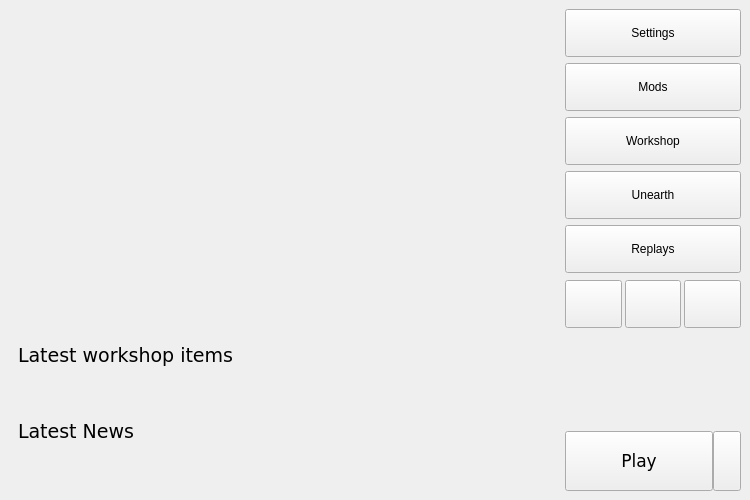
<?xml version="1.0" encoding="UTF-8"?>
<ui version="4.0">
 <class>LauncherMainWindow</class>
 <widget class="QMainWindow" name="LauncherMainWindow">
  <property name="windowModality">
   <enum>Qt::WindowModality::ApplicationModal</enum>
  </property>
  <property name="geometry">
   <rect>
    <x>0</x>
    <y>0</y>
    <width>750</width>
    <height>500</height>
   </rect>
  </property>
  <property name="maximumSize">
   <size>
    <width>750</width>
    <height>500</height>
   </size>
  </property>
  <property name="acceptDrops">
   <bool>false</bool>
  </property>
  <property name="windowTitle">
   <string>KeeperFX Launcher</string>
  </property>
  <property name="windowIcon">
   <iconset resource="../resources.qrc">
    <normaloff>:/res/img/horny-face.png</normaloff>:/res/img/horny-face.png</iconset>
  </property>
  <property name="windowOpacity">
   <double>1.000000000000000</double>
  </property>
  <property name="autoFillBackground">
   <bool>false</bool>
  </property>
  <widget class="QWidget" name="centralwidget">
   <layout class="QHBoxLayout" name="horizontalLayout">
    <item>
     <widget class="QScrollArea" name="scrollArea">
      <property name="font">
       <font/>
      </property>
      <property name="styleSheet">
       <string notr="true">QScrollArea {
	background-color: #2D2D2D;
}

QScrollArea &gt; QWidget &gt; QWidget {
    background-color: #2d2d2d;
}

/* Main scrollbar track */
QScrollBar:vertical {
    border: none;
    background-color: #2d2d2d;
    width: 12px; 
    margin: 0px;
}

/* The draggable thumb (slider) */
QScrollBar::handle:vertical {
    background-color: #383838;
    min-height: 30px;
    border-radius: 6px;
    margin: 2px;
}

/* Hover state for the draggable thumb */
QScrollBar::handle:vertical:hover {
    background-color: #404040;
}

/* Pressed state for the draggable thumb */
QScrollBar::handle:vertical:pressed {
    background-color: #454545;
}

/* Hide the top and bottom arrow buttons (modern flat look) */
QScrollBar::add-line:vertical,
QScrollBar::sub-line:vertical {
    border: none;
    background: none;
    height: 0px; 
}

/* The track area above and below the handle */
QScrollBar::add-page:vertical,
QScrollBar::sub-page:vertical {
    background: none;
}</string>
      </property>
      <property name="frameShape">
       <enum>QFrame::Shape::NoFrame</enum>
      </property>
      <property name="horizontalScrollBarPolicy">
       <enum>Qt::ScrollBarPolicy::ScrollBarAlwaysOff</enum>
      </property>
      <property name="widgetResizable">
       <bool>true</bool>
      </property>
      <widget class="QWidget" name="scrollAreaWidgetContents">
       <property name="geometry">
        <rect>
         <x>0</x>
         <y>0</y>
         <width>546</width>
         <height>482</height>
        </rect>
       </property>
       <layout class="QVBoxLayout" name="verticalLayout_2">
        <item>
         <widget class="QLabel" name="spinnerLabel">
          <property name="text">
           <string notr="true">&lt;SPINNER_PLACEHOLDER&gt;</string>
          </property>
          <property name="alignment">
           <set>Qt::AlignmentFlag::AlignCenter</set>
          </property>
         </widget>
        </item>
        <item>
         <widget class="QWidget" name="LogoWidget" native="true">
          <layout class="QGridLayout" name="gridLayout_2">
           <item row="0" column="0">
            <widget class="QLabel" name="label_7">
             <property name="sizePolicy">
              <sizepolicy hsizetype="Expanding" vsizetype="Expanding">
               <horstretch>0</horstretch>
               <verstretch>0</verstretch>
              </sizepolicy>
             </property>
             <property name="maximumSize">
              <size>
               <width>200</width>
               <height>200</height>
              </size>
             </property>
             <property name="text">
              <string/>
             </property>
             <property name="pixmap">
              <pixmap resource="../resources.qrc">:/res/img/horny-face.png</pixmap>
             </property>
             <property name="scaledContents">
              <bool>true</bool>
             </property>
             <property name="alignment">
              <set>Qt::AlignmentFlag::AlignCenter</set>
             </property>
             <property name="margin">
              <number>0</number>
             </property>
            </widget>
           </item>
          </layout>
         </widget>
        </item>
        <item>
         <widget class="QLabel" name="latestWorkshopItemsLabel">
          <property name="maximumSize">
           <size>
            <width>16777215</width>
            <height>40</height>
           </size>
          </property>
          <property name="font">
           <font>
            <family>Verdana</family>
            <pointsize>14</pointsize>
           </font>
          </property>
          <property name="text">
           <string comment="Header">Latest workshop items</string>
          </property>
          <property name="margin">
           <number>5</number>
          </property>
         </widget>
        </item>
        <item>
         <widget class="QWidget" name="KfxWorkshopItemList" native="true">
          <property name="font">
           <font/>
          </property>
          <layout class="QGridLayout" name="gridLayout">
           <property name="leftMargin">
            <number>1</number>
           </property>
           <property name="topMargin">
            <number>1</number>
           </property>
           <property name="rightMargin">
            <number>1</number>
           </property>
           <property name="bottomMargin">
            <number>9</number>
           </property>
           <property name="spacing">
            <number>3</number>
           </property>
           <item row="0" column="1">
            <widget class="QLabel" name="label_4">
             <property name="font">
              <font/>
             </property>
             <property name="text">
              <string notr="true">&lt;ITEM_PLACEHOLDER&gt;</string>
             </property>
            </widget>
           </item>
           <item row="0" column="0">
            <widget class="QLabel" name="label">
             <property name="font">
              <font/>
             </property>
             <property name="text">
              <string notr="true">&lt;ITEM_PLACEHOLDER&gt;</string>
             </property>
            </widget>
           </item>
           <item row="1" column="0">
            <widget class="QLabel" name="label_5">
             <property name="font">
              <font/>
             </property>
             <property name="text">
              <string notr="true">&lt;ITEM_PLACEHOLDER&gt;</string>
             </property>
            </widget>
           </item>
           <item row="1" column="1">
            <widget class="QLabel" name="label_6">
             <property name="font">
              <font/>
             </property>
             <property name="text">
              <string notr="true">&lt;ITEM_PLACEHOLDER&gt;</string>
             </property>
            </widget>
           </item>
          </layout>
         </widget>
        </item>
        <item>
         <widget class="QLabel" name="latestNewsLabel">
          <property name="maximumSize">
           <size>
            <width>16777215</width>
            <height>40</height>
           </size>
          </property>
          <property name="font">
           <font>
            <family>Verdana</family>
            <pointsize>14</pointsize>
           </font>
          </property>
          <property name="text">
           <string comment="Header">Latest News</string>
          </property>
          <property name="margin">
           <number>5</number>
          </property>
         </widget>
        </item>
        <item>
         <widget class="QWidget" name="KfxNewsList" native="true">
          <property name="font">
           <font/>
          </property>
          <layout class="QVBoxLayout" name="verticalLayout_3">
           <property name="spacing">
            <number>3</number>
           </property>
           <property name="leftMargin">
            <number>1</number>
           </property>
           <property name="topMargin">
            <number>1</number>
           </property>
           <property name="rightMargin">
            <number>1</number>
           </property>
           <property name="bottomMargin">
            <number>1</number>
           </property>
           <item>
            <widget class="QLabel" name="label_2">
             <property name="font">
              <font/>
             </property>
             <property name="text">
              <string notr="true">&lt;NEWS_PLACEHOLDER&gt;</string>
             </property>
            </widget>
           </item>
           <item>
            <widget class="QLabel" name="label_3">
             <property name="font">
              <font/>
             </property>
             <property name="text">
              <string notr="true">&lt;NEWS_PLACEHOLDER&gt;</string>
             </property>
            </widget>
           </item>
          </layout>
         </widget>
        </item>
       </layout>
      </widget>
     </widget>
    </item>
    <item>
     <widget class="QFrame" name="frame">
      <property name="minimumSize">
       <size>
        <width>180</width>
        <height>0</height>
       </size>
      </property>
      <property name="maximumSize">
       <size>
        <width>200</width>
        <height>16777215</height>
       </size>
      </property>
      <property name="font">
       <font/>
      </property>
      <layout class="QVBoxLayout" name="verticalLayout">
       <property name="leftMargin">
        <number>4</number>
       </property>
       <property name="topMargin">
        <number>0</number>
       </property>
       <property name="rightMargin">
        <number>0</number>
       </property>
       <property name="bottomMargin">
        <number>0</number>
       </property>
       <item>
        <widget class="QPushButton" name="settingsButton">
         <property name="minimumSize">
          <size>
           <width>0</width>
           <height>48</height>
          </size>
         </property>
         <property name="font">
          <font/>
         </property>
         <property name="text">
          <string comment="Button">Settings</string>
         </property>
        </widget>
       </item>
       <item>
        <widget class="QPushButton" name="modsButton">
         <property name="minimumSize">
          <size>
           <width>0</width>
           <height>48</height>
          </size>
         </property>
         <property name="text">
          <string comment="Button">Mods</string>
         </property>
        </widget>
       </item>
       <item>
        <widget class="QPushButton" name="workshopButton">
         <property name="minimumSize">
          <size>
           <width>0</width>
           <height>48</height>
          </size>
         </property>
         <property name="font">
          <font/>
         </property>
         <property name="text">
          <string comment="Button">Workshop</string>
         </property>
        </widget>
       </item>
       <item>
        <widget class="QPushButton" name="unearthButton">
         <property name="minimumSize">
          <size>
           <width>0</width>
           <height>48</height>
          </size>
         </property>
         <property name="font">
          <font/>
         </property>
         <property name="text">
          <string notr="true" comment="Button">Unearth</string>
         </property>
        </widget>
       </item>
       <item>
        <widget class="QPushButton" name="replaysButton">
         <property name="minimumSize">
          <size>
           <width>0</width>
           <height>48</height>
          </size>
         </property>
         <property name="text">
          <string comment="Button">Replays</string>
         </property>
        </widget>
       </item>
       <item>
        <widget class="QFrame" name="frame_2">
         <property name="minimumSize">
          <size>
           <width>0</width>
           <height>50</height>
          </size>
         </property>
         <layout class="QHBoxLayout" name="horizontalLayout_3">
          <property name="spacing">
           <number>3</number>
          </property>
          <property name="leftMargin">
           <number>0</number>
          </property>
          <property name="topMargin">
           <number>0</number>
          </property>
          <property name="rightMargin">
           <number>0</number>
          </property>
          <property name="bottomMargin">
           <number>0</number>
          </property>
          <item>
           <widget class="QPushButton" name="checkForUpdatesButton">
            <property name="minimumSize">
             <size>
              <width>0</width>
              <height>48</height>
             </size>
            </property>
            <property name="toolTip">
             <string comment="Button tooltip text">Check for updates</string>
            </property>
            <property name="icon">
             <iconset resource="../resources.qrc">
              <normaloff>:/res/img/update-icon.png</normaloff>:/res/img/update-icon.png</iconset>
            </property>
            <property name="iconSize">
             <size>
              <width>24</width>
              <height>24</height>
             </size>
            </property>
           </widget>
          </item>
          <item>
           <widget class="QPushButton" name="logFileButton">
            <property name="minimumSize">
             <size>
              <width>0</width>
              <height>48</height>
             </size>
            </property>
            <property name="font">
             <font/>
            </property>
            <property name="toolTip">
             <string comment="Button tooltip text">Open log file</string>
            </property>
            <property name="icon">
             <iconset resource="../resources.qrc">
              <normaloff>:/res/img/logfile-icon.png</normaloff>:/res/img/logfile-icon.png</iconset>
            </property>
            <property name="iconSize">
             <size>
              <width>24</width>
              <height>24</height>
             </size>
            </property>
           </widget>
          </item>
          <item>
           <widget class="QPushButton" name="openFolderButton">
            <property name="minimumSize">
             <size>
              <width>0</width>
              <height>48</height>
             </size>
            </property>
            <property name="toolTip">
             <string comment="Button tooltip text">Open game folder</string>
            </property>
            <property name="text">
             <string notr="true"/>
            </property>
            <property name="icon">
             <iconset resource="../resources.qrc">
              <normaloff>:/res/img/folder-icon.png</normaloff>:/res/img/folder-icon.png</iconset>
            </property>
            <property name="iconSize">
             <size>
              <width>24</width>
              <height>24</height>
             </size>
            </property>
           </widget>
          </item>
         </layout>
        </widget>
       </item>
       <item alignment="Qt::AlignmentFlag::AlignRight">
        <widget class="QFrame" name="frame_3">
         <property name="minimumSize">
          <size>
           <width>0</width>
           <height>24</height>
          </size>
         </property>
         <property name="maximumSize">
          <size>
           <width>16777215</width>
           <height>24</height>
          </size>
         </property>
         <property name="frameShape">
          <enum>QFrame::Shape::NoFrame</enum>
         </property>
         <property name="lineWidth">
          <number>0</number>
         </property>
         <layout class="QHBoxLayout" name="horizontalLayout_4">
          <property name="spacing">
           <number>4</number>
          </property>
          <property name="leftMargin">
           <number>6</number>
          </property>
          <property name="topMargin">
           <number>0</number>
          </property>
          <property name="rightMargin">
           <number>6</number>
          </property>
          <property name="bottomMargin">
           <number>0</number>
          </property>
          <item>
           <widget class="QPushButton" name="websiteButton">
            <property name="minimumSize">
             <size>
              <width>22</width>
              <height>22</height>
             </size>
            </property>
            <property name="maximumSize">
             <size>
              <width>22</width>
              <height>22</height>
             </size>
            </property>
            <property name="font">
             <font/>
            </property>
            <property name="toolTip">
             <string notr="true">KeeperFX.net</string>
            </property>
            <property name="styleSheet">
             <string notr="true">QPushButton {
	background: transparent;
	border: none;
}

QPushButton:hover {
	background: rgba(255,255,255,30);
}</string>
            </property>
            <property name="icon">
             <iconset resource="../resources.qrc">
              <normaloff>:/res/img/globe-icon.png</normaloff>:/res/img/globe-icon.png</iconset>
            </property>
            <property name="iconSize">
             <size>
              <width>16</width>
              <height>16</height>
             </size>
            </property>
           </widget>
          </item>
          <item>
           <widget class="QPushButton" name="discordButton">
            <property name="minimumSize">
             <size>
              <width>22</width>
              <height>22</height>
             </size>
            </property>
            <property name="maximumSize">
             <size>
              <width>22</width>
              <height>22</height>
             </size>
            </property>
            <property name="font">
             <font/>
            </property>
            <property name="toolTip">
             <string comment="Social button tooltip text">Discord - Keeper Klan (English)</string>
            </property>
            <property name="styleSheet">
             <string notr="true">QPushButton {
	background: transparent;
	border: none;
}

QPushButton:hover {
	background: rgba(255,255,255,30);
}</string>
            </property>
            <property name="icon">
             <iconset resource="../resources.qrc">
              <normaloff>:/res/img/discord-icon-white.png</normaloff>:/res/img/discord-icon-white.png</iconset>
            </property>
            <property name="iconSize">
             <size>
              <width>20</width>
              <height>20</height>
             </size>
            </property>
           </widget>
          </item>
         </layout>
        </widget>
       </item>
       <item>
        <widget class="QWidget" name="widget" native="true">
         <layout class="QVBoxLayout" name="verticalLayout_4">
          <property name="leftMargin">
           <number>5</number>
          </property>
          <property name="topMargin">
           <number>0</number>
          </property>
          <property name="rightMargin">
           <number>0</number>
          </property>
          <property name="bottomMargin">
           <number>0</number>
          </property>
          <item>
           <widget class="QWidget" name="widget_3" native="true">
            <property name="sizePolicy">
             <sizepolicy hsizetype="Preferred" vsizetype="Expanding">
              <horstretch>0</horstretch>
              <verstretch>0</verstretch>
             </sizepolicy>
            </property>
           </widget>
          </item>
          <item alignment="Qt::AlignmentFlag::AlignLeft">
           <widget class="QFrame" name="frame_4">
            <property name="frameShape">
             <enum>QFrame::Shape::NoFrame</enum>
            </property>
            <layout class="QHBoxLayout" name="horizontalLayout_5">
             <property name="spacing">
              <number>2</number>
             </property>
             <property name="leftMargin">
              <number>0</number>
             </property>
             <property name="topMargin">
              <number>0</number>
             </property>
             <property name="rightMargin">
              <number>0</number>
             </property>
             <property name="bottomMargin">
              <number>0</number>
             </property>
             <item>
              <widget class="QLabel" name="versionLabel">
               <property name="font">
                <font>
                 <pointsize>10</pointsize>
                </font>
               </property>
               <property name="styleSheet">
                <string notr="true">QLabel {
 color: #999;
}</string>
               </property>
               <property name="text">
                <string notr="true">&lt;VERSION&gt;</string>
               </property>
               <property name="alignment">
                <set>Qt::AlignmentFlag::AlignBottom|Qt::AlignmentFlag::AlignLeading|Qt::AlignmentFlag::AlignLeft</set>
               </property>
               <property name="margin">
                <number>0</number>
               </property>
               <property name="indent">
                <number>0</number>
               </property>
              </widget>
             </item>
             <item>
              <widget class="QLabel" name="versionUpdateSpinnerLabel">
               <property name="maximumSize">
                <size>
                 <width>16</width>
                 <height>16</height>
                </size>
               </property>
               <property name="font">
                <font>
                 <pointsize>10</pointsize>
                </font>
               </property>
               <property name="text">
                <string notr="true">&lt;SPINNER&gt;</string>
               </property>
              </widget>
             </item>
            </layout>
           </widget>
          </item>
         </layout>
        </widget>
       </item>
       <item>
        <widget class="QWidget" name="widget_2" native="true">
         <property name="minimumSize">
          <size>
           <width>0</width>
           <height>60</height>
          </size>
         </property>
         <property name="maximumSize">
          <size>
           <width>16777215</width>
           <height>60</height>
          </size>
         </property>
         <layout class="QHBoxLayout" name="horizontalLayout_2">
          <property name="spacing">
           <number>0</number>
          </property>
          <property name="leftMargin">
           <number>0</number>
          </property>
          <property name="topMargin">
           <number>0</number>
          </property>
          <property name="rightMargin">
           <number>0</number>
          </property>
          <property name="bottomMargin">
           <number>0</number>
          </property>
          <item>
           <widget class="QPushButton" name="playButton">
            <property name="minimumSize">
             <size>
              <width>0</width>
              <height>60</height>
             </size>
            </property>
            <property name="font">
             <font>
              <family>Verdana</family>
              <pointsize>13</pointsize>
             </font>
            </property>
            <property name="text">
             <string comment="Button">Play</string>
            </property>
            <property name="default">
             <bool>false</bool>
            </property>
            <property name="flat">
             <bool>false</bool>
            </property>
           </widget>
          </item>
          <item>
           <widget class="QPushButton" name="playExtraButton">
            <property name="minimumSize">
             <size>
              <width>28</width>
              <height>60</height>
             </size>
            </property>
            <property name="maximumSize">
             <size>
              <width>28</width>
              <height>16777215</height>
             </size>
            </property>
            <property name="font">
             <font>
              <pointsize>8</pointsize>
             </font>
            </property>
            <property name="icon">
             <iconset resource="../resources.qrc">
              <normaloff>:/res/img/caret-down.png</normaloff>:/res/img/caret-down.png</iconset>
            </property>
            <property name="iconSize">
             <size>
              <width>12</width>
              <height>12</height>
             </size>
            </property>
           </widget>
          </item>
         </layout>
        </widget>
       </item>
      </layout>
     </widget>
    </item>
   </layout>
  </widget>
 </widget>
 <resources>
  <include location="../resources.qrc"/>
 </resources>
 <connections/>
</ui>
